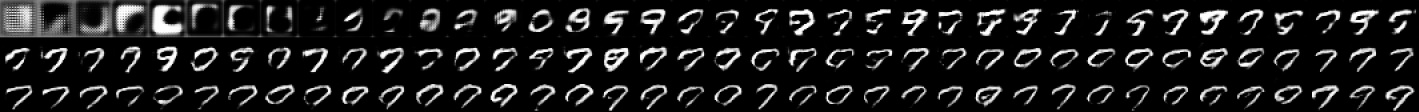
#> input picture labs/img/GAN_collage.jpg, 4256 x 336 px, given in place of image_tensor.png, which was not available (shown at 1/3 size)
$ jupyter execute --allow-errors '06-images-dataloaders class.ipynb'   (older library calls are emulated)   (text cells are left out)
#> lines starting #> are read from the running program, lines starting #| are printed output that depends on the picture; after the words box and inside, x2 and y2 are one past the last pixel; in counts of white or black regions, pixels touching at a corner belong together; pictures that were not available may be replaced by others from this repository, and a replacement may not be noted
[cell 1]
# to install get_image_size
# import sys
# !{sys.executable} -m pip install git+git://github.com/scardine/image_size

[cell 2]
import torch
import cv2 #opencv
from matplotlib import pyplot as plt
import numpy as np
from get_image_size import get_image_size

[cell 3]
# read an image
img = cv2.imread("img/image_tensor.png")
#> img is the input picture: shape (336, 4256, 3); min 0, max 255, mean 30.2
# can show via matplotlib
plt.imshow(img)

[cell 4]
# read an image in grayscale -- notice the non-pythonic origin of CV2
img_bw = cv2.imread("img/image_tensor.png", flags=cv2.IMREAD_GRAYSCALE)
#> img_bw: shape (336, 4256); min 0, max 255, mean 30.2
plt.imshow(img_bw, cmap="gray")

[cell 5]
# be careful about nonexisting paths, as OpenCV does not check for existence
img_nonexist = cv2.imread("img/nonexisting_image.jpg")
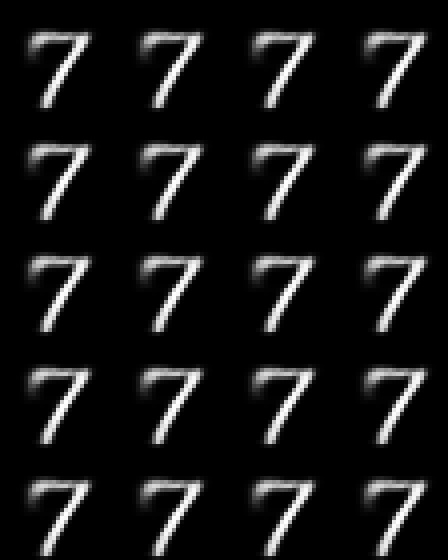
#> input picture labs/img/VAE_collage0.jpg, 448 x 560 px, given in place of nonexisting_image.jpg, which was not available
#> img_nonexist is the input picture: shape (560, 448, 3); min 0, max 255, mean 23.5
type(img_nonexist)

[cell 6]
def imread(path, **kwargs):
    img = cv2.imread(path, **kwargs)
    if img is None:
        raise RuntimeError(f"Nonexisting image at path {path}")
    return img

[cell 7]
type(img)

[cell 8]
print("Image shape", img.shape)
#| Image shape (336, 4256, 3)

## overlay a small box in the top-left part of the image
img[:50,:50] = np.array([0,0,0])
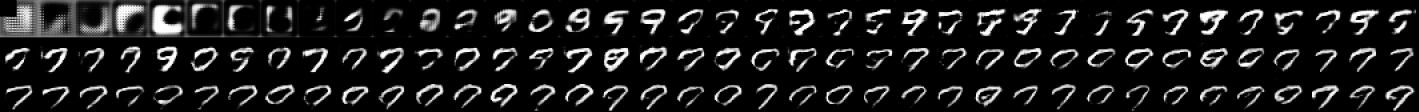
#> img: shape (336, 4256, 3) (shown at 1/3 size); 0.17% of pixels changed, all inside (x1, y1, x2, y2) = (0, 0, 50, 50)
plt.imshow(img)

[cell 9]
img_rgb = cv2.cvtColor(img, cv2.COLOR_BGR2RGB)
plt.imshow(img_rgb)

[cell 10]
def implot(img):
    plt.imshow(cv2.cvtColor(img, cv2.COLOR_BGR2RGB))

[cell 11]
img_bw.shape
#> Out = (336, 4256)

[cell 12]
created_image = np.zeros((300, 300, 3), dtype="uint8") # notice the dtype!!
created_image[100:150, 100:150] = np.array([200, 25, 25], dtype="uint8")
implot(created_image)
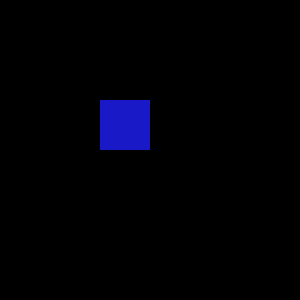
#> shown: shape (300, 300, 3); mean R, G, B 0.7, 0.7, 5.6

[cell 13]
h, w = img.shape[:2]
#> h = 336; w = 4256
resizing_factor = 0.5
new_h = int(h * resizing_factor)
#> new_h = 168
new_w = int(w * resizing_factor)
#> new_w = 2128
# be careful at the order here, we have (WIDTH x HEIGHT)!!
img_res = cv2.resize(img, (new_w, new_h), interpolation=cv2.INTER_LANCZOS4) # interpolation is necessary for both upscaling and downscaling
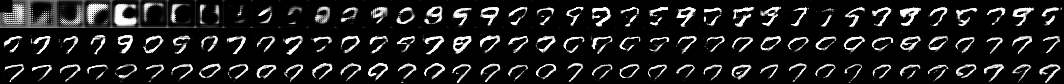
#> img_res: shape (168, 2128, 3) (shown at 1/2 size); min 0, max 255, mean 30.5
implot(img_res)

[cell 14]
imglab = cv2.cvtColor(img, cv2.COLOR_BGR2LAB)
#> imglab: shape (336, 4256, 3); mean of channels 0, 1, 2 30.7, 128, 128

[cell 15]
implot(imglab) # wrong!
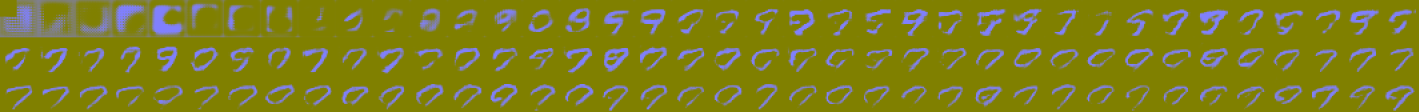
#> shown: shape (336, 4256, 3) (shown at 1/3 size); mean R, G, B 128, 128, 30.7

[cell 16]
ctr_circle = (img.shape[1]//2, img.shape[0]//2)
#> ctr_circle = (2128, 168)
cv2.circle(img, ctr_circle, radius=45, color=(50,200,150), thickness=10)

ctr_circle_solid = (ctr_circle[0]-30, ctr_circle[1]-100)
#> ctr_circle_solid = (2098, 68)
cv2.circle(img, ctr_circle_solid, radius=45, color=(50,200,150), thickness=-1) # thickness = - 1 means solid

ctr_ellipse = (100, 300)
cv2.ellipse(img, ctr_ellipse, (40, 75), angle=35, startAngle=0, endAngle=270, color=(200, 154, 0), thickness=-1)

points = np.array([[600, 300], [400, 300], [350, 350]], dtype="int32").reshape((-1, 1, 2))
cv2.fillPoly(img, pts=[points], color=(0,0,255))

points = np.array([[600, 300], [400, 300], [350, 250]], dtype="int32").reshape((-1, 1, 2))
cv2.polylines(img, isClosed=True, pts=[points], color=(0,0,255), thickness=8)

cv2.line(img, (0,0), (600, 150), (0, 255, 255), thickness=10)
cv2.line(img, (0,img.shape[0]//2), (img.shape[1], img.shape[0]//2), (255, 0, 255), thickness=10)
implot(img)

[cell 17]
cv2.putText(img, "Circle contour", (ctr_circle[0] + 40, ctr_circle[1] - 40), fontFace=cv2.FONT_HERSHEY_SIMPLEX, fontScale=1, color=(0,0,0), thickness=3)
#> img: shape (336, 4256, 3); mean B, G, R 37.2, 30.9, 39.8
cv2.putText(img, "Solid circle", (ctr_circle_solid[0] + 40, ctr_circle_solid[1] - 40), fontFace=cv2.FONT_HERSHEY_SIMPLEX, fontScale=1, color=(0,0,0), thickness=3)
#> img: shape (336, 4256, 3); mean B, G, R 37.2, 30.9, 39.8
cv2.putText(img, "Rotated incomplete ellipse", (ctr_ellipse[0] + 40, ctr_ellipse[1] - 40), fontFace=cv2.FONT_HERSHEY_SIMPLEX, fontScale=1, color=(0,0,0), thickness=3)
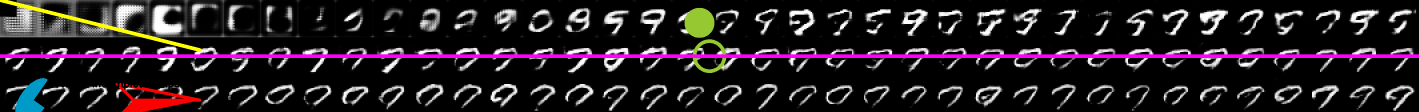
#> img: shape (336, 4256, 3) (shown at 1/3 size); mean B, G, R 37.2, 30.8, 39.7
cv2.putText(img, "Solid polygon", (500, 325), fontFace=cv2.FONT_HERSHEY_SIMPLEX, fontScale=1, color=(0,0,0), thickness=3)
#> img: shape (336, 4256, 3); 0.04% of pixels changed, all inside (x1, y1, x2, y2) = (501, 301, 708, 333)
cv2.putText(img, "Polygon contours", (500, 225), fontFace=cv2.FONT_HERSHEY_SIMPLEX, fontScale=1, color=(0,0,0), thickness=3)
#> img: shape (336, 4256, 3); mean B, G, R 37.2, 30.8, 39.6
implot(img)

[cell 18]
img_gauss = cv2.GaussianBlur(img, (0,0), 3) # image, kernel size ((0,0) means approxly infinite), sigma
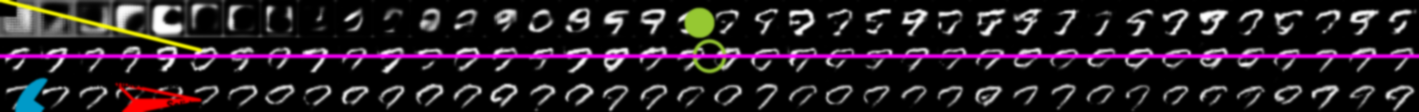
#> img_gauss: shape (336, 4256, 3) (shown at 1/3 size); mean B, G, R 37.1, 30.8, 39.6
implot(img_gauss)

[cell 19]
kernel = np.array([
    [-10, -10, -10],
    [0, 0, 0],
    [10, -10, 10]
], dtype="int32")
filtered = cv2.filter2D(img_bw, ddepth=cv2.CV_64F, kernel=kernel)
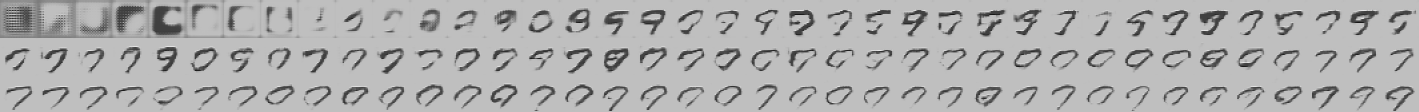
#> filtered: shape (336, 4256) float64 (shown at 1/3 size); min -7670, max 2560, mean -605.5; drawn with min black and max white
# rescale the image and convert it to uint8 precision
filtered -= filtered.min()
filtered *=  255 / filtered.max()
filtered = filtered.astype("uint8")
implot(filtered)

[cell 20]
import torch
import os
import cv2
import numpy as np
from torch.utils.data import Dataset
from matplotlib import pyplot as plt
import torchvision.transforms as T
from get_image_size import get_image_size
from PIL import Image
def implot(img):
    plt.imshow(cv2.cvtColor(img, cv2.COLOR_BGR2RGB))

[cell 21]
class DRIMDB_TimeEfficient(Dataset):
    def _read_images_and_labels_from_folder(self, folder, extension=".jpg"):
        if extension is None:
            extension = ""

        subfolders = [os.path.join(folder, f) for f in os.listdir(folder) if os.path.isdir(os.path.join(folder, f))]
        labels_list = []
        img_list = []

        for i, path in enumerate(subfolders):
            img_list_subfolder = [cv2.imread(os.path.join(path, f)) for f in os.listdir(path) if f.endswith(extension)]
            # discard images with shape different than 570x760
            img_list_subfolder = [img for img in img_list_subfolder if img.shape == (570, 760, 3)]
            img_list.extend(img_list_subfolder) # img_list = img_list + img_list_subfolder
            labels_list.extend([i] * len(img_list_subfolder))

        # Why arrays? You'll see later
        img_array = np.asarray(img_list) # 100 x 570 x 760 x 3
        labels_array = np.array(labels_list)

        return img_array, labels_array


    def __init__(self, root="datasets/DRIMDB", transform=None, **kwargs):
        self.data, self.targets = self._read_images_and_labels_from_folder(root, **kwargs) # note: these are the standard names for PT data and labels
        if transform is None:
            self.transform = lambda x: x
        else:
            self.transform = transform

    def __len__(self):
        return self.data.shape[0]

    def __getitem__(self, index):
        return self.transform(self.data[index]), self.targets[index]

[cell 22]
dataset = DRIMDB_TimeEfficient()
print(len(dataset))
#> (the rest of this cell did not finish here and is left out)

[cell 23]
pct_trainset = .75
len_trainset = int(len(dataset) * pct_trainset)
len_testset = len(dataset) - len_trainset
#> (the rest of this cell did not finish here and is left out)

#> (a cell that did not finish here is left out)

#> (a cell that did not finish here is left out)

#> (a cell that did not finish here is left out)

[cell 27]
class DRIMDB_MemoEfficient(Dataset):
    # now it loads targets + paths of images
    def _load_images_paths_and_labels(self, folder, extension=".jpg"):
        if extension is None:
            extension = ""

        subfolders = [os.path.join(folder, f) for f in os.listdir(folder) if os.path.isdir(os.path.join(folder, f))]
        img_path = []
        labels_list = []
        for i, path in enumerate(subfolders):
            img_path_subfolder = [os.path.join(path, f) for f in os.listdir(path) if f.endswith(extension) and get_image_size(os.path.join(path, f)) == (760, 570)]
            # note: the last check is to avoid loading a couple of "outlier" images which have wrong size
            img_path.extend(img_path_subfolder)
            labels_list.extend([i] * len(img_path_subfolder))

        return img_path, labels_list

    def __init__(self, root="datasets/DRIMDB", transform=None, **kwargs):
        self.data_paths, self.targets = self._load_images_paths_and_labels(root, **kwargs)
        if transform is None:
            self.transform = lambda x: x
        else:
            self.transform = transform

    def __len__(self):
        return len(self.data_paths)

    # __getitem__ now reads the image instead of just returning it
    def __getitem__(self, index):
        return self.transform(cv2.imread(self.data_paths[index])), self.targets[index]

[cell 28]
dataset2 = DRIMDB_MemoEfficient()

[cell 29]
print(dataset2.data_paths[17:25])
print(dataset2.targets[17:25])

#> (a cell that did not finish here is left out)

[cell 31]
class RandomPatch():
    '''
    applies a patch of random size (in a specified interval) and a desided color with a desired probability value in a random position within the image.
    '''
    def __init__(self, max_h, max_w=None, min_h=None, min_w=None, p=1.0, color=(0,0,0)):
        assert p>=0.0 and p<=1.0, f"Probability of applying the patch is not in [0,1]. Found {p}."

        self.max_h = max_h
        self.max_w = max_w if max_w is not None else max_h
        self.min_h = min_h if min_h is not None else 0
        self.min_w = min_w if min_w is not None else 0
        self.p = p
        self.color = np.asarray(color)

    def __call__(self, img:np.ndarray):
        randunif = np.random.rand() # random uniform
        imgcopy = img.copy()
        if randunif <= self.p:
            h = np.random.randint(self.min_h, self.max_h + 1)
            w = np.random.randint(self.min_w, self.max_w + 1)
            # get top left corner of the patch ensuring that it'll fall within the image and not outside
            h_top = np.random.randint(0, img.shape[0] - h + 1)
            w_top = np.random.randint(0, img.shape[1] - w + 1)
            imgcopy[h_top : h_top + h, w_top : w_top + w] = self.color
        return imgcopy

[cell 32]
randpatch = RandomPatch(40, 40, 40, 40)

#> (a cell that did not finish here is left out)


#> (a cell that did not finish here is left out)
